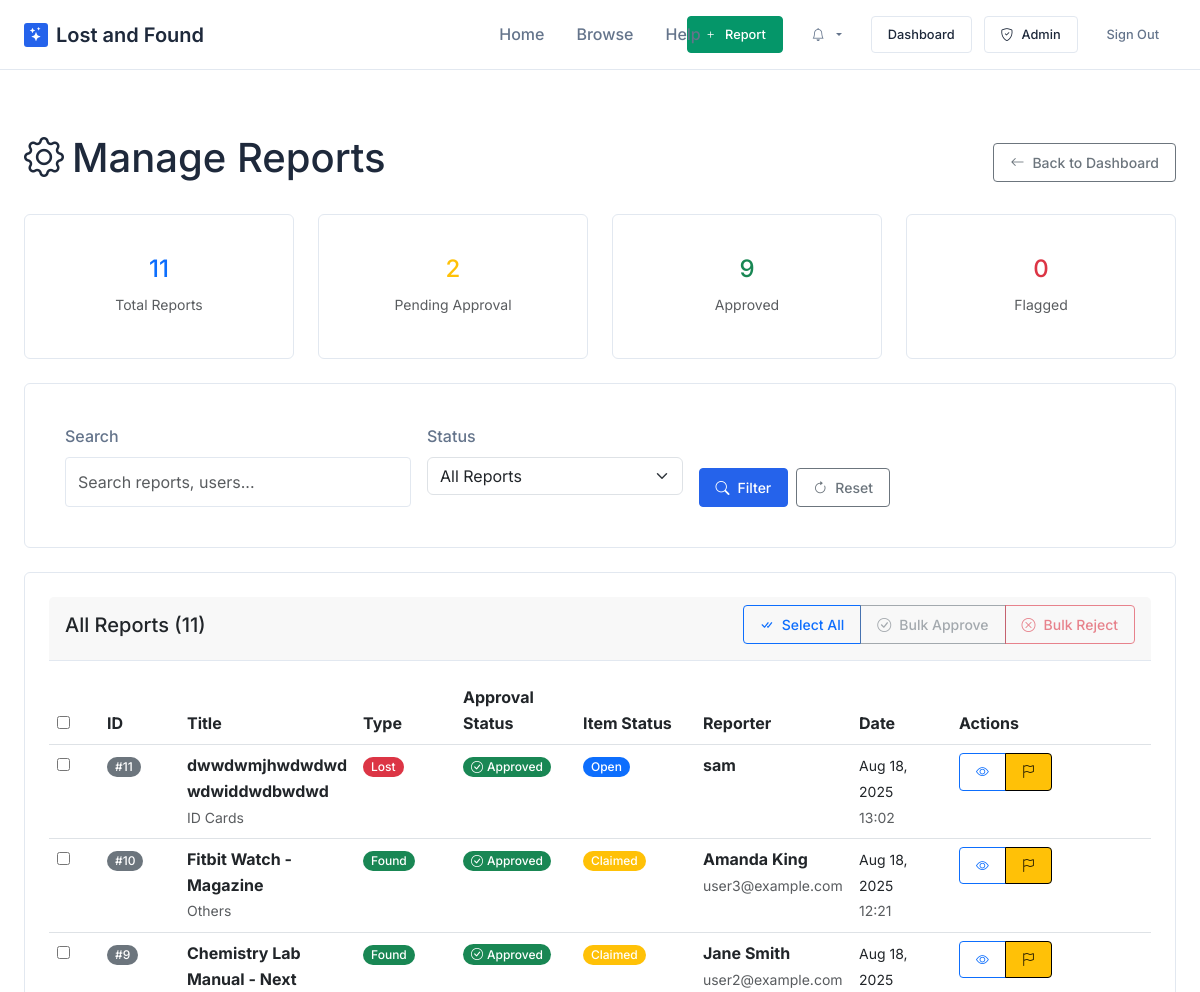
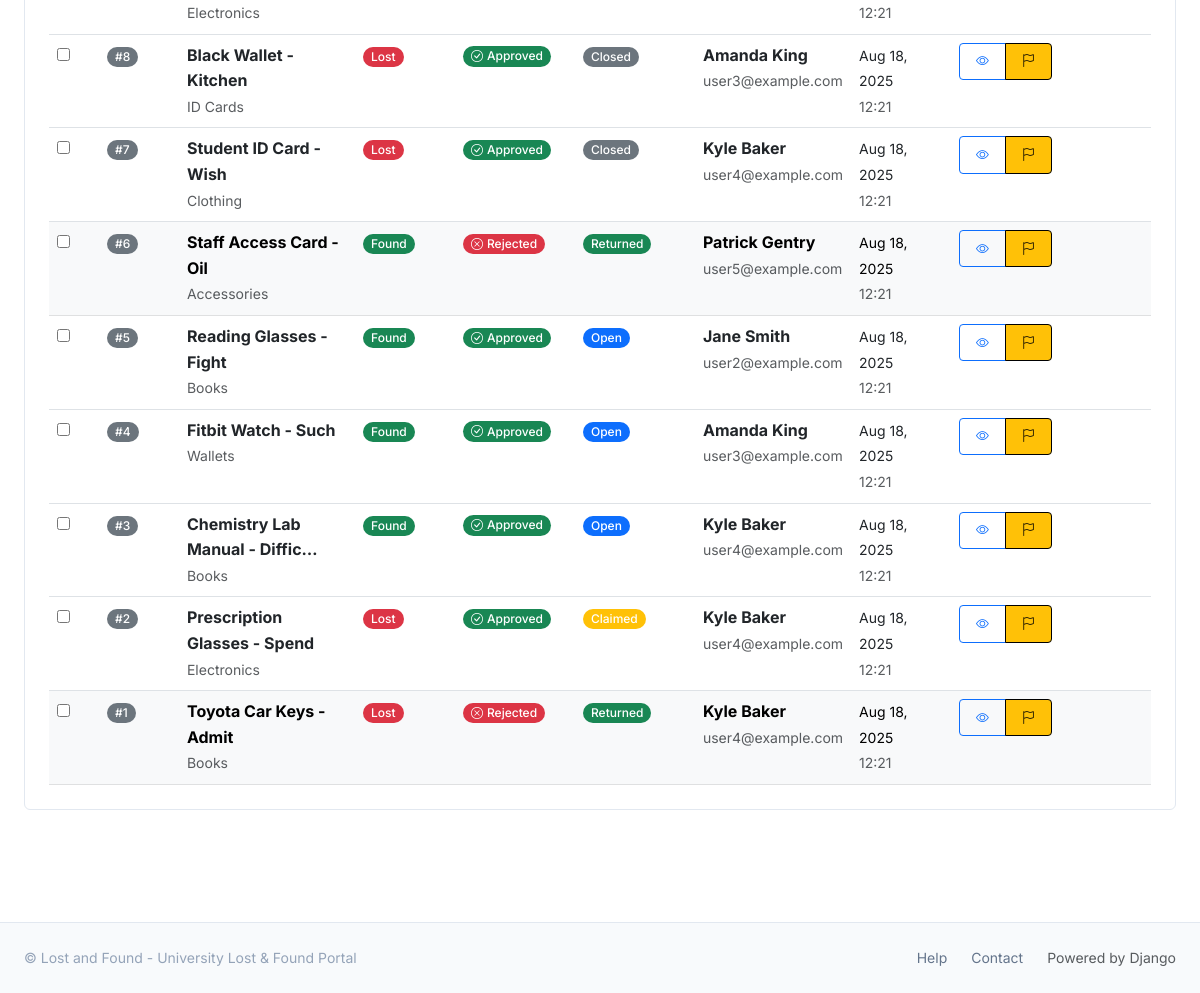
The app's page /admin-dashboard/reports/ (signed in) with its own data (2 pictures, top to bottom).
### lost_found/models.py (models this page shows, shortened)
class ItemReport(models.Model):
    TYPE_CHOICES = [
        ('LOST', 'Lost'),
        ('FOUND', 'Found'),
    ]
    STATUS_CHOICES = [
        ('OPEN', 'Open'),
        ('CLAIMED', 'Claimed'),
        ('RETURNED', 'Returned'),
        ('CLOSED', 'Closed'),
    ]
    type = models.CharField(max_length=5, choices=TYPE_CHOICES, db_index=True)
    title = models.CharField(
        max_length=120,
        validators=[MinLengthValidator(10), MaxLengthValidator(120)],
        help_text="Brief description of the item"
    )
    description = models.TextField(
        validators=[MinLengthValidator(50), MaxLengthValidator(2000)],
        help_text="Detailed description of the item"
    )
    category = models.ForeignKey(ItemCategory, on_delete=models.PROTECT, related_name='reports')
    location_text = models.CharField(max_length=200, help_text="Where the item was lost/found")
    latitude = models.DecimalField(max_digits=9, decimal_places=6, null=True, blank=True)
    longitude = models.DecimalField(max_digits=9, decimal_places=6, null=True, blank=True)
    date_event = models.DateField(help_text="Date item was lost/found")
    created_at = models.DateTimeField(auto_now_add=True, db_index=True)
    updated_at = models.DateTimeField(auto_now=True)
    reward_offered = models.DecimalField(
        max_digits=8, decimal_places=2, null=True, blank=True,
        validators=[MinValueValidator(0)],
        help_text="Reward amount offered (if any)"
    )
    status = models.CharField(max_length=10, choices=STATUS_CHOICES, default='OPEN', db_index=True)
    reporter = models.ForeignKey(User, on_delete=models.CASCADE, related_name='reports')
    claim_code = models.CharField(max_length=8, unique=True, default=generate_claim_code)
    is_approved = models.BooleanField(default=False, db_index=True)
    approved_by = models.ForeignKey(User, on_delete=models.SET_NULL, null=True, blank=True, related_name='approved_reports')
    approved_at = models.DateTimeField(null=True, blank=True)
    is_rejected = models.BooleanField(default=False, db_index=True)
    rejected_by = models.ForeignKey(User, on_delete=models.SET_NULL, null=True, blank=True, related_name='rejected_reports')
    rejected_at = models.DateTimeField(null=True, blank=True)
    rejection_reason = models.TextField(blank=True)
    is_flagged = models.BooleanField(default=False, db_index=True)
    flagged_by = models.ForeignKey(User, on_delete=models.SET_NULL, null=True, blank=True, related_name='flagged_reports')
    flagged_at = models.DateTimeField(null=True, blank=True)
    flag_reason = models.CharField(max_length=500, blank=True)
    admin_notes = models.TextField(blank=True, help_text="Internal notes visible only to staff")
    view_count = models.PositiveIntegerField(default=0)
    class Meta:
        verbose_name = "Item Report"
        verbose_name_plural = "Item Reports"
        ordering = ['-created_at']
        indexes = [
            models.Index(fields=['type', 'status', 'is_approved']),
            models.Index(fields=['category', 'status']),
            models.Index(fields=['reporter', 'status']),
        ]

class ItemCategory(models.Model):
    name = models.CharField(max_length=50, unique=True)
    slug = models.SlugField(max_length=50, unique=True)
    icon = models.CharField(max_length=50, help_text="Bootstrap icon name (e.g., 'bi-laptop')")
    order = models.IntegerField(default=0)
    created_at = models.DateTimeField(auto_now_add=True)
    class Meta:
        verbose_name = "Item Category"
        verbose_name_plural = "Item Categories"
        ordering = ['order', 'name']

### lost_found/views.py (the view, shortened to what this page needs)
# urls.py: path('admin-dashboard/reports/', views.AdminReportListView.as_view(), name='admin_report_list'),
class AdminReportListView(UserPassesTestMixin, ListView):
    model = ItemReport
    template_name = 'lost_found/admin_report_list.html'
    context_object_name = 'reports'
    paginate_by = 20
    def test_func(self):
        return self.request.user.is_staff
    def get_queryset(self):
        queryset = ItemReport.objects.select_related(
            'reporter', 'category'
        ).prefetch_related('photos').order_by('-created_at')
        status_filter = self.request.GET.get('status', 'all')
        if status_filter == 'pending':
            queryset = queryset.filter(is_approved=False)
        elif status_filter == 'approved':
            queryset = queryset.filter(is_approved=True)
        elif status_filter == 'flagged':
            queryset = queryset.filter(is_flagged=True)
        search_query = self.request.GET.get('search')
        return queryset
    def get_context_data(self, **kwargs):
        context = super().get_context_data(**kwargs)
        context.update({
            'total_count': ItemReport.objects.count(),
            'pending_count': ItemReport.objects.filter(is_approved=False).count(),
            'approved_count': ItemReport.objects.filter(is_approved=True).count(),
            'flagged_count': ItemReport.objects.filter(is_flagged=True).count(),
            'current_status': self.request.GET.get('status', 'all'),
            'search_query': self.request.GET.get('search', ''),
        })
        return context

### templates/lost_found/admin_report_list.html (shortened to what this page needs)
{% extends 'base.html' %}
{% block content %}
<div class="row">
    <div class="col-12">
        <div class="d-flex justify-content-between align-items-center mb-4">
            <h1><i class="bi bi-gear me-2"></i>Manage Reports</h1>
            <a href="{% url 'lost_found:admin_dashboard' %}" class="btn btn-outline-secondary">
                <i class="bi bi-arrow-left"></i> Back to Dashboard
            </a>
        </div>
        <div class="row mb-4">
            <div class="col-md-3">
                <div class="card text-center">
                    <div class="card-body">
                        <h4 class="text-primary">{{ total_count }}</h4>
                        <small class="text-muted">Total Reports</small>
                    </div>
                </div>
            </div>
            <div class="col-md-3">
                <div class="card text-center">
                    <div class="card-body">
                        <h4 class="text-warning">{{ pending_count }}</h4>
                        <small class="text-muted">Pending Approval</small>
                    </div>
                </div>
            </div>
            <div class="col-md-3">
                <div class="card text-center">
                    <div class="card-body">
                        <h4 class="text-success">{{ approved_count }}</h4>
                        <small class="text-muted">Approved</small>
                    </div>
                </div>
            </div>
            <div class="col-md-3">
                <div class="card text-center">
                    <div class="card-body">
                        <h4 class="text-danger">{{ flagged_count }}</h4>
                        <small class="text-muted">Flagged</small>
                    </div>
                </div>
            </div>
        </div>
        <div class="card mb-4">
            <div class="card-body">
                <form method="GET" class="row g-3">
                    <div class="col-md-4">
                        <label for="search" class="form-label">Search</label>
                        <input type="text" class="form-control" id="search" name="search"
                               value="{{ search_query }}" placeholder="Search reports, users...">
                    </div>
                    <div class="col-md-3">
                        <label for="status" class="form-label">Status</label>
                        <select class="form-select" id="status" name="status">
                            <option value="all" {% if current_status == 'all' %}selected{% endif %}>All Reports</option>
                        </select>
                    </div>
                    <div class="col-md-3 d-flex align-items-end">
                        <button type="submit" class="btn btn-primary me-2">
                            <i class="bi bi-search"></i> Filter
                        </button>
                        <a href="{% url 'lost_found:admin_report_list' %}" class="btn btn-outline-secondary">
                            <i class="bi bi-arrow-clockwise"></i> Reset
                        </a>
                    </div>
                </form>
            </div>
        </div>
        <div class="card">
            <div class="card-header d-flex justify-content-between align-items-center">
                <h5 class="mb-0">
                    {% if current_status == 'pending' %}Pending Reports{% elif current_status == 'approved' %}Approved Reports{% elif current_status == 'flagged' %}Flagged Reports{% else %}All Reports{% endif %}
                    ({{ reports|length }})
                </h5>
                <div class="btn-group btn-group-sm">
                    <button class="btn btn-outline-primary" onclick="selectAll()">
                        <i class="bi bi-check-all"></i> Select All
                    </button>
                    <button class="btn btn-outline-secondary" onclick="bulkAction('approve')" disabled id="bulkApproveBtn">
                        <i class="bi bi-check-circle"></i> Bulk Approve
                    </button>
                    <button class="btn btn-outline-danger" onclick="bulkAction('reject')" disabled id="bulkRejectBtn">
                        <i class="bi bi-x-circle"></i> Bulk Reject
                    </button>
                </div>
            </div>
            <div class="card-body p-0">
                {% if reports %}
                <div class="table-responsive">
                    <table class="table table-hover mb-0">
                        <thead class="bg-light">
                            <tr>
                                <th width="50">
                                    <input type="checkbox" id="selectAllCheckbox" onchange="toggleSelectAll()">
                                </th>
                                <th width="80">ID</th>
                                <th>Title</th>
                                <th width="100">Type</th>
                                <th width="120">Approval Status</th>
                                <th width="120">Item Status</th>
                                <th>Reporter</th>
                                <th width="100">Date</th>
                                <th width="200">Actions</th>
                            </tr>
                        </thead>
                        <tbody>
                            {% for report in reports %}
                            <tr class="{% if report.is_flagged %}table-warning{% elif not report.is_approved %}table-light{% endif %}">
                                <td>
                                    <input type="checkbox" class="report-checkbox" value="{{ report.pk }}">
                                </td>
                                <td>
                                    <span class="badge bg-secondary">#{{ report.pk }}</span>
                                </td>
                                <td>
                                    <div>
                                        <strong>{{ report.title|truncatechars:30 }}</strong>
                                    </div>
                                    <small class="text-muted">{{ report.category.name }}</small>
                                </td>
                                <td>
                                    <span class="badge {% if report.type == 'LOST' %}bg-danger{% else %}bg-success{% endif %}">
                                        {{ report.get_type_display }}
                                    </span>
                                </td>
                                <td>
                                    {% if report.is_approved %}
                                    <span class="badge bg-success">
                                        <i class="bi bi-check-circle"></i> Approved
                                    </span>
                                    {% elif report.is_rejected %}
                                    <span class="badge bg-danger">
                                        <i class="bi bi-x-circle"></i> Rejected
                                    </span>
                                    {% else %}
                                    <span class="badge bg-warning">
                                        <i class="bi bi-clock"></i> Pending
                                    </span>
                                    {% endif %}
                                </td>
                                <td>
                                    <span class="badge
                                        {% if report.status == 'OPEN' %}bg-primary
                                        {% elif report.status == 'CLAIMED' %}bg-warning
                                        {% elif report.status == 'RETURNED' %}bg-success
                                        {% else %}bg-secondary{% endif %}">
                                        {{ report.get_status_display }}
                                    </span>
                                </td>
                                <td>
                                    <div>
                                        <strong>{{ report.reporter.get_full_name|default:report.reporter.username }}</strong>
                                    </div>
                                    <small class="text-muted">{{ report.reporter.email }}</small>
                                </td>
                                <td>
                                    <small>{{ report.created_at|date:"M d, Y" }}</small>
                                    <br>
                                    <small class="text-muted">{{ report.created_at|time:"H:i" }}</small>
                                </td>
                                <td>
                                    <div class="btn-group btn-group-sm" role="group">
                                        <a href="{% url 'lost_found:admin_report_detail' report.pk %}"
                                           class="btn btn-outline-primary btn-sm" title="View Details">
                                            <i class="bi bi-eye"></i>
                                        </a>
                                        {% if not report.is_flagged %}
                                        <button class="btn btn-warning btn-sm"
                                                onclick="flagReport({{ report.pk }})" title="Flag">
                                            <i class="bi bi-flag"></i>
                                        </button>
                                        {% else %}
                                        <button class="btn btn-outline-warning btn-sm"
                                                onclick="unflagReport({{ report.pk }})" title="Remove Flag">
                                            <i class="bi bi-flag-fill"></i>
                                        </button>
                                        {% endif %}
                                    </div>
                                </td>
                            </tr>
                            {% endfor %}
                        </tbody>
                    </table>
                </div>
                {% endif %}
            </div>
        </div>
    </div>
</div>
{% endblock %}

### records on screen
ItemReport: pk "11", title "dwwdwmjhwdwdwd wdwiddwdbwdwd", category.name "ID Cards", type "Lost", is_approved True (drawn), status "Open", reporter.get_full_name "sam", created_at "Aug 18, 2025", created_at "13:02"
ItemReport: pk "10", title "Fitbit Watch - Magazine", category.name "Others", type "Found", is_approved True (drawn), status "Claimed", reporter.get_full_name "Amanda King", reporter.email "user3@example.com", created_at "Aug 18, 2025", created_at "12:21"
ItemReport: pk "9", title "Chemistry Lab Manual - Next", category.name "Electronics", type "Found", is_approved True (drawn), status "Claimed", reporter.get_full_name "Jane Smith", reporter.email "user2@example.com", created_at "Aug 18, 2025", created_at "12:21"
ItemReport: pk "8", title "Black Wallet - Kitchen", category.name "ID Cards", type "Lost", is_approved True (drawn), status "Closed", reporter.get_full_name "Amanda King", reporter.email "user3@example.com", created_at "Aug 18, 2025", created_at "12:21"
ItemReport: pk "7", title "Student ID Card - Wish", category.name "Clothing", type "Lost", is_approved True (drawn), status "Closed", reporter.get_full_name "Kyle Baker", reporter.email "user4@example.com", created_at "Aug 18, 2025", created_at "12:21"
ItemReport: pk "6", title "Staff Access Card - Oil", category.name "Accessories", type "Found", is_approved False (drawn), status "Returned", reporter.get_full_name "Patrick Gentry", reporter.email "user5@example.com", created_at "Aug 18, 2025", created_at "12:21"
ItemReport: pk "5", title "Reading Glasses - Fight", category.name "Books", type "Found", is_approved True (drawn), status "Open", reporter.get_full_name "Jane Smith", reporter.email "user2@example.com", created_at "Aug 18, 2025", created_at "12:21"
ItemReport: pk "4", title "Fitbit Watch - Such", category.name "Wallets", type "Found", is_approved True (drawn), status "Open", reporter.get_full_name "Amanda King", reporter.email "user3@example.com", created_at "Aug 18, 2025", created_at "12:21"
ItemReport: pk "3", title "Chemistry Lab Manual - Diffic…", category.name "Books", type "Found", is_approved True (drawn), status "Open", reporter.get_full_name "Kyle Baker", reporter.email "user4@example.com", created_at "Aug 18, 2025", created_at "12:21"
ItemReport: pk "2", title "Prescription Glasses - Spend", category.name "Electronics", type "Lost", is_approved True (drawn), status "Claimed", reporter.get_full_name "Kyle Baker", reporter.email "user4@example.com", created_at "Aug 18, 2025", created_at "12:21"
ItemReport: pk "1", title "Toyota Car Keys - Admit", category.name "Books", type "Lost", is_approved False (drawn), status "Returned", reporter.get_full_name "Kyle Baker", reporter.email "user4@example.com", created_at "Aug 18, 2025", created_at "12:21"

### other values on screen
{{ total_count }} "11"
{{ pending_count }} "2"
{{ approved_count }} "9"
{{ flagged_count }} "0"
{{ reports|length }} "11"
